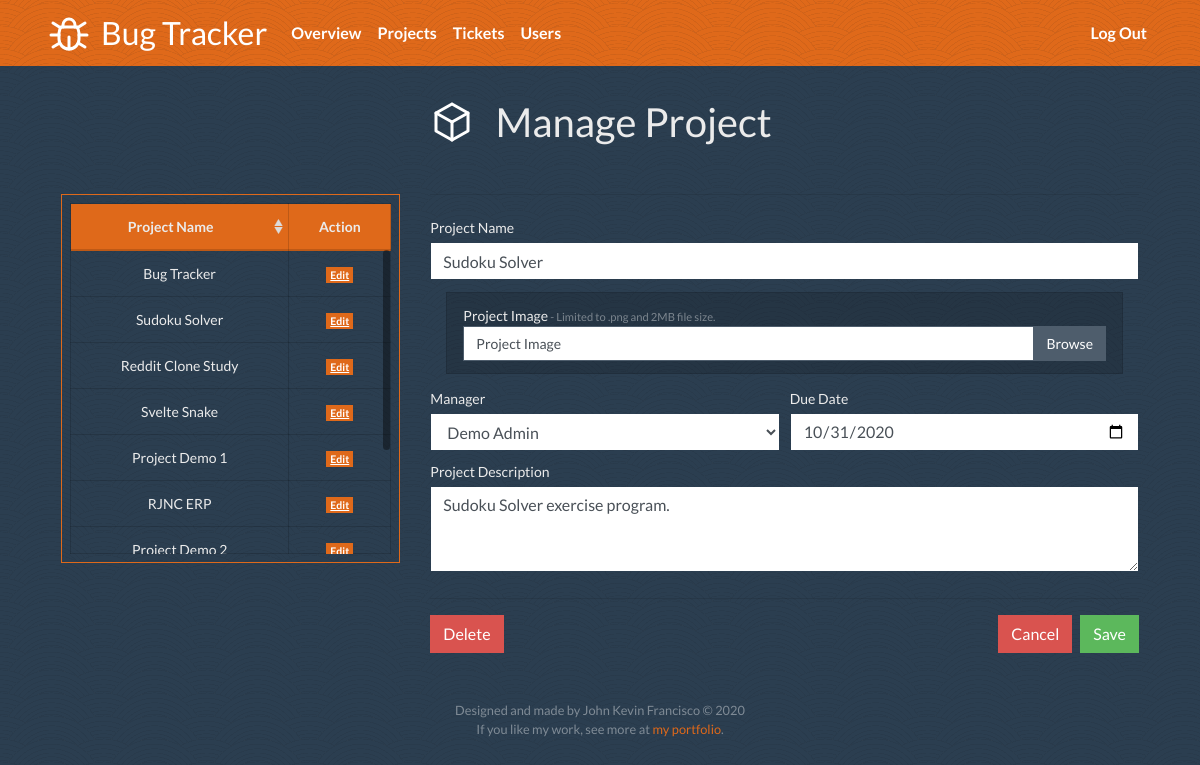
The page /manage_project/2 (signed in) on the database its author committed.
### models.py (models this page shows, shortened)
class Project(db.Model):
    proj_id = db.Column(db.Integer, primary_key=True, autoincrement=True)
    proj_user_id = db.Column(db.Integer, db.ForeignKey('user.user_id'), nullable=True)
    proj_name = db.Column(db.String(100))
    proj_desc = db.Column(db.String(555))
    proj_deadline = db.Column(db.DateTime)
    proj_tickets = db.relationship('Ticket', backref='project', lazy=True)

### bugtracker.py (the view)
@app.route("/manage_project/<int:url_proj_id>", methods=["GET", "POST"])
@login_required
def manage_project(url_proj_id):
    project = Project.query.get(url_proj_id)
    projectlist = Project.query.all()
    userlist = User.query.filter((User.user_role=="Project Manager") | (User.user_role=="Admin")).all()
    if request.method == "POST":
        new_proj_name = request.form.get("f_proj_name")
        new_proj_user_id = request.form.get("f_proj_user_id")
        raw_proj_deadline = request.form.get("f_proj_deadline")
        new_proj_deadline = datetime.strptime(raw_proj_deadline, '%Y-%m-%d')
        new_proj_desc = request.form.get("f_proj_desc")
        project.proj_name = new_proj_name
        project.proj_user_id = new_proj_user_id
        project.proj_deadline = new_proj_deadline
        project.proj_desc = new_proj_desc
        db.session.commit()
        if 'f_proj_img' in request.files:
            file = request.files['f_proj_img']
            if file.filename != '':
                if file and allowed_file(file.filename):
                    filename = str(url_proj_id) + ".png"
                    file.save(os.path.join(app.config['UPLOAD_FOLDER'], filename))
        msg_success = "Project updated."
        return redirect(url_for('projects_main'))
    else:
        return render_template("/projects/manage_project.html",
                         project=project,
                         projectlist=projectlist,
                         userlist=userlist)

### bugtracker.py (called while the page is built)
@app.after_request
def after_request(response):
    response.headers["Cache-Control"] = "no-cache, no-store, must-revalidate"
    response.headers["Expires"] = 0
    response.headers["Pragma"] = "no-cache"
    return response

### helpers.py (called while the page is built)
def login_required(f):
    @wraps(f)
    def decorated_function(*args, **kwargs):
        if session.get("user_id") is None:
            return redirect("/login")
        return f(*args, **kwargs)
    return decorated_function

### templates/projects/manage_project.html (shortened to what this page needs)
{% extends "layout.html" %}
{% block head %}
<link rel="stylesheet" href="/static/css/bootstrap-table.min.css">
{% endblock %}
{% block main %}
<div class="container">
    <div class="row my-3">
        <div class="mx-auto">
            <img class="d-inline-flex img-fluid mr-3" src="/static/svg/manage_project.svg" alt="User">
            <h1 class="d-inline-flex align-middle m-0">Manage Project</h1>
        </div>
    </div>
<div class="row">
    <div class="col-lg order-lg-2 my-3">
        <form action="/manage_project/{{ project['proj_id'] }}" method="POST" enctype=multipart/form-data class="text-left needs-validation" novalidate>
            <hr>
            <div class="form-row">
                <div class="form-group col my-1">
                    <label for="f_proj_name" class="mb-1">Project Name</label>
                    <input id="f_proj_name" autocomplete="off" autofocus class="form-control" name="f_proj_name" placeholder="Project Name" type="text" value="{{ project['proj_name'] }}" required>
                </div>
            </div>
            <div class="form-row">
                <div class="col">
                    <div class="card bg-darker mx-3 my-2 px-3 py-2 m-0">
                        <label class="my-1">Project Image<span class="small text-muted text-right"> - Limited to .png and 2MB file size.</span>
                        <div id="input_wrapper" class="col custom-file">
                            <label for="f_proj_img" class="custom-file-label">Project Image</label>
                        </div>
                    </div>
                </div>
            </div>
            <div class="form-row">
                <div class="form-group col w-100 my-1">
                    <label for="f_proj_user_id" class="mb-1">Manager</label>
                        <select id="f_proj_user_id" name="f_proj_user_id" class="form-control" required>
                            {% for u in userlist %}
                                <option value="{{ u['user_id'] }}" {{ "selected='selected'" if u['user_id'] == project['proj_user_id'] else '' }}>{{ u['user_first_name'] + ' ' + u['user_last_name'] }}</option>
                            {% endfor %}
                        </select>
                </div>
                <div class="form-group col my-1">
                    <label for="f_proj_deadline" class="mb-1">Due Date</label>
                    <input id="f_proj_deadline" class="form-control" name="f_proj_deadline" placeholder="Due Date" type="date" value="{{ project['proj_deadline'].strftime('%Y-%m-%d') }}" required>
                </div>
            </div>
            <div class="form-row">
                <div class="form-group col my-1">
                    <label for="f_proj_desc" class="mb-1">Project Description</label>
                    <textarea id="f_proj_desc" class="form-control" name="f_proj_desc" placeholder="Project Description" type="text" rows="3" required>{{ project['proj_desc'] }}</textarea>
                </div>
            </div>
            <hr>
            <div class="d-flex">
                <button type="submit" data-confirm="Are you sure you want to delete the Project: {{ project['proj_name'] }}?" formaction="/manage_project/delete/{{ project['proj_id'] }}" method="POST" class="btn btn-danger d-inline-block mr-auto">Delete</button>
                <button type="reset" class="btn btn-danger d-inline-block ml-auto">Cancel</button>
                <button id="btn-save" type="submit" class="btn btn-success d-inline-block ml-2">Save</button>
            </div>
        </form>
    </div>
    <div class="col-lg-4 order-lg-1 my-3">
        <div  class="border border-primary my-3 p-2">
            <div class="border-bottom border-darker">
                <table id="users-list" class="table table-hover border border-darker" data-toggle="table" data-height="350">
                    <thead class="border border-primary">
                        <tr class="table-primary" class="border border-darker">
                            <th class="border border-darker" data-sortable="true">Project Name</td>
                            <th class="border border-darker">Action</td>
                        </tr>
                    </thead>
                    <tbody class="border border-darker">
                        {% for proj in projectlist %}
                        <tr>
                            <td>{{ proj["proj_name"] }}</td>
                            <td class=>
                                <a href="/manage_project/{{ proj['proj_id'] }}" class="small badge badge-primary">
                                    Edit
                                </a>
                            </td>
                        </tr>
                        {% endfor %}
                    </tbody>
                </table>
            </div>
        </div>
    </div>
</div>
</div>
{% endblock %}

### static/css/styles.css (style rules this page uses)
main .form-control { display: inline-block; }
main img { max-width: 100%; }
html { font-size: 1rem; }
.bg-texture-2 { background-image: url("/static/img/arches.png"); }
.border-darker { border-color: rgba(0, 0, 0, 0.15) !important; }
.bg-darker { background-color: rgba(0, 0, 0, 0.15); }

### rows shown on the page
Project: f_proj_name "Sudoku Solver", f_proj_deadline "10/31/2020", f_proj_desc "Sudoku Solver exercise program.", proj_name "Sudoku Solver"
Project: proj_name "Bug Tracker"
Project: proj_name "Reddit Clone Study"
Project: proj_name "Svelte Snake"
Project: proj_name "Project Demo 1"
Project: proj_name "RJNC ERP"
Project: proj_name "Project Demo 2"

### other values the page prints
form field f_proj_user_id "Demo Admin"
